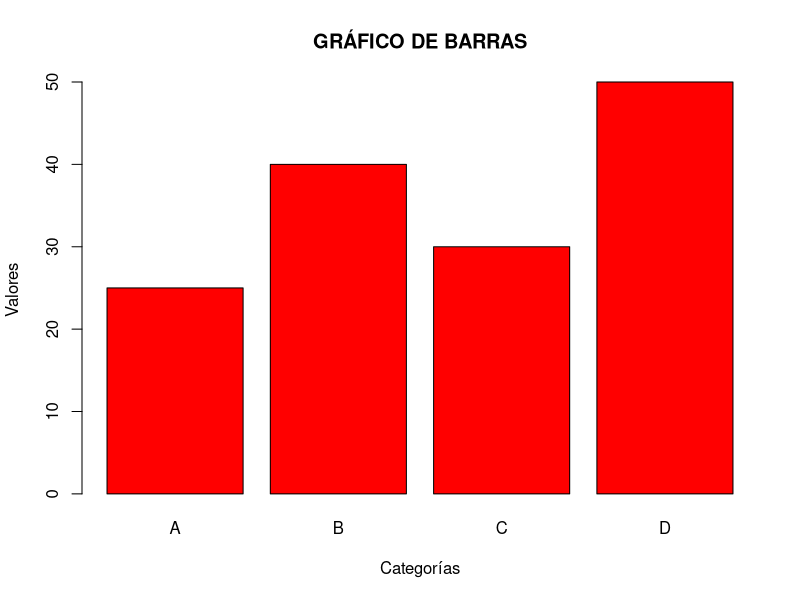

This chart was generated by the following R code:
## ---- chunk 1
categorias <- c("A","B","C","D")
valores <- c(25,40,30,50)
## ---- chunk 2
barplot(valores,
        names.arg = categorias,
        col = "red",
        main = "GRÁFICO DE BARRAS",
        xlab = "Categorías",
        ylab = "Valores",
        border = "black")
